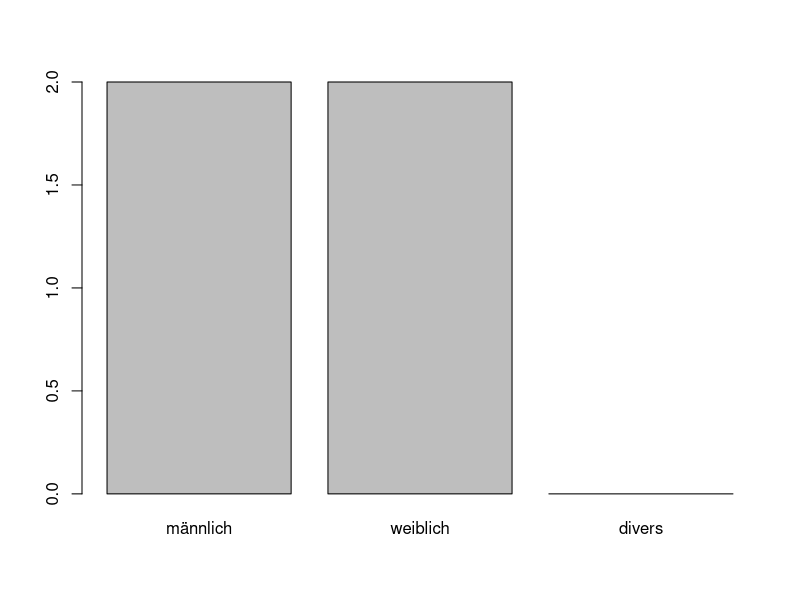

This figure's R source: (Note: this script raises an error after producing the figure.)
# ~~~~~~~~~~~~~~~~~~~~~~~~~~~~~~~~~~~~~~~~
#    Intro RStudio, Vektoren in R
# ~~~~~~~~~~~~~~~~~~~~~~~~~~~~~~~~~~~~~~~~


# ==== Übersicht RStudio ====

#   * lo: Code
#   * ro: Terminal
#   * ru: Files, Plots & HELP
#   * lu: Environment ("Workspace")

# Fokus auf einzelne Fenster möglich
# Shift + Strg 1 bis 4

# Prinzipiell: UTF-8 als encodung wählen
# Tools - Global Options - Code - Saving


# PPT: Grundlegende arithmetische Operatoren in R

# Code in Console exekutieren:
#   Zeile bzw. Selektion ausführen Strg + Return
#   Alles: Strg * Shift + Return

2 * 2

# Hinweis auf Code-Completion in R-Studio bei Befehlen > 1 Inputparamter

sqrt(34)

# Kommentare mit RAUTE

# einfacher Output: File > compile Report // Knopf "compile Report"
# wo liegt diese Datei: gleichen Verzeichnis wie Skript > Files-Tab


# ==== einfache Funktionen ====

round(2.456789, digits = 2)
round(2.456789, 2)

floor(3.8)
ceiling(3.8)

# Verschachteln von Funktionen
round(sqrt(2),2)

# Variablen definieren
dieWurzel <- round(sqrt(2),2)
dieWurzel

# Variablen löschen
rm(dieWurzel)


# ==== Vektoren ====

# wir arbeiten meist nicht mit einzelnen Zahlen sondern mit Vektoren
# > PPT-Vektor

c(1, 1, 2, 3, 5, 8, 13, 21)

sample(0:500, 20)
# Details zur Funktion > Hilfe

# Alternativen:
1:100
seq(0,5,0.5)
seq(-5,5)

# Sortieren: default = aufsteigend
sort(sample(0:500, 20))
sort(sample(0:500,20), decreasing = TRUE)

# Funktionen auf Vektoren anwenden
length(sample(0:500,20))
max(sample(0:500,20))

# Vekoren ablegen
mySample <- sample(0:500,20)   # check Environment
mySample

# auf Werte von Vektoren zugreifen
mySample[1]
mySample[length(mySample)]


# ==== aus Vektoren Datentabellen bauen ====

laender <- data.frame(land = c("Österreich", "Deutschland", "Schweiz"),
                      area = c(83800,357500,41300),
                      ew = c(8.9,83.2,8.6))
# Environment > Data > laender & Doppelklick; alternativ:
View(laender)
str(laender)

### Basisinfos zum Table abgrufen:

# n Records
nrow(laender)
# n Spalten (= Variablen)
ncol(laender)

# auf Spalten (= Vektoren) zugreifen
laender$land
laender[,1]
mean(laender$ew)

# auf Records zugreifen
laender[1,]
laender[laender$land == "Schweiz",]

# auf einzelnen Wert direkt zugreifen: BSP Bev Deutschlands
laender[2,3]


### Datentablellen (aka Tables) manipulieren

# Neue Spalte berechnen: Bevölkerungsdichte
laender$bevdichte <- laender$ew/laender$area
str(laender)
# besser lesabr: Tsd. EW / KM2 >>> OBACHT: erneutes Zuweisen der Spalte überschreibt alle vorherigen Werte - no questions asked
laender$bevdichte <- (laender$ew*1000)/laender$area

# Neuen Record anhängen
laender[nrow(laender)+1,] = c("Seefahrender Gottesstaat Kamistan", 300, 0.4, 0.001)
laender

# Record löschen
laender[-c(4),]
# nicht ganz weil:
laender
# Warum? Dem dataframe leander muss die reduzierte Fassung seinerselbst erst erneut zugewiesen werden
laender <- laender[-c(4),]
laender
# Hinweis: Meist ist es ratsamer, die reduzierte Fassung des originalen dataframes als neue Variable abzulegen. Dadurch steigt die Nachvollziehbarkeit und die Möglichkeit Fehler nachträglich besser ausbügeln zu können.


# ~~~~~~~~~~~~~~~~~~~~~~~~~~~~~~~~~~~~~~~~
#         Skalen und dataframes
# ~~~~~~~~~~~~~~~~~~~~~~~~~~~~~~~~~~~~~~~~

# ==== Datentypen vs. Skalen in R ====

# Vorab: Datentypen und Skalen sind in R zwei verschiedene Konzepte

class(4)
typeof(4)

# aber:
typeof(1:100)

# Hintergrund: R ist sparsam (weniger Memory) und erzeugt selbst nur Integer, wenn das "ausreichend" (1:100) ist
# Eingaben der Benutzer werden vorsichtshalber immer als Double abgelegt

class(c(1, 2, 3))
typeof(c(1, 2, 3))
class(c("hallo", "welt"))
typeof(c("hallo", "welt"))

# Lust auf mehr? https://r-intro.tadaa-data.de/book/datentypen.html

# ==== nominale Daten in R abbilden ====

namen <- c("Hans", "Peter", "Klaus")
class(namen)

# Obacht: Groß-Kleinschreibung
"hans" == "Hans"
"Hans" == "Hans"

# geht nicht, da falsches Skalenniveau
mean(namen)

# Die sauberste Lösung für nominale Daten: Factor
# Eigenschaften von Faktoren:
#   * Vektor mit Level Ausprägungen
#   * Level: mögl. Ausprägung
#   * Label: textl. Maske für jede Ausprägung

geschlecht <- factor(c("man", "frau", "man", "frau"),
                     levels = c("man", "frau", "div"),
                     labels = c("männlich", "weiblich", "divers"))
# alternative Kodierung der Geschlechter: 0 = männlich, 1 = weiblich & 3 = divers
geschlecht2 <- factor(c(0,1,0,1),
                      levels = c(0,1,2),
                      labels = c("männlich", "weiblich", "divers"))

geschlecht
class(geschlecht)

str(geschlecht)
levels(geschlecht)
# Labels bei ausgabe unterdrücken > liefert Indizes der Levels
as.numeric(geschlecht)

# Factors auswerten: Häufigkeitsauswertung
table(geschlecht)
plot(geschlecht)


# ==== ordinale Daten in R abbilden ====

# Wieder die sauberste Lösung: ordered factor am Beispiel Schulnoten
noten <- factor(c(3,3,5,1,2,4,5),
                ordered = TRUE,
                levels = c(1,2,3,4,5),
                labels = c("Sehr gut", "Gut", "Befriedigend", "Genügend", "Nichtgenügend"))
noten
class(noten)
str(noten)
# Labels der Schulnoten unterdrücken > Indizes der Levels (= Schulnote)
as.numeric(noten)

# Ordered factors auswertern: Häufigkeitsauswertung
table(noten)
# als Tabelle formatiert
table(noten) %>%
  knitr::kable()

# Export nach Office V1: direkt als Table
table(noten) %>%
  write.table(., "clipboard", sep="\t", row.names=FALSE)

# alternativ:
table(noten) %>%
  knitr::kable("html") %>%
  writeClipboard(.)

# Export nach Office V2: mit flextable-Package
library(flextable)
table(noten) %>%
  as.tibble(.) %>%
  flextable()

# in Prozent
prop.table(table(noten))

# einfache graphische Ausgabe
plot(noten)
